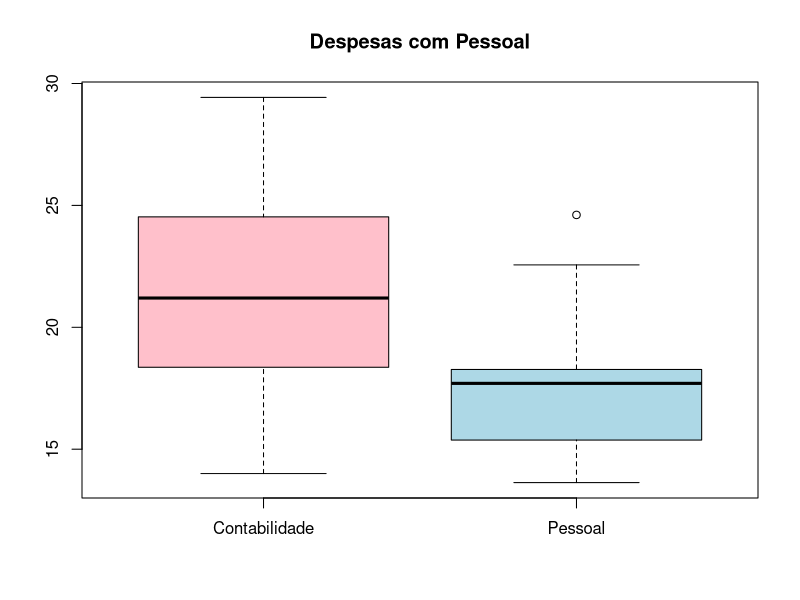

Write R code to recreate this figure.
# Set my working directory
setwd("/home/deborass/Documentos/R/")

# Import data
data <- read.csv(file = 'exer2.csv', colClasses=c(NA, NA, NA, NA))

Pessoal <- data.frame(data$Cont.Pessoal, data$Pess.Pessoal)

head(data)

# Boxplot
boxplot(Pessoal, col=c("pink", "light blue"), names = c("Contabilidade", "Pessoal"), main="Despesas com Pessoal")

#imprime em pdf
dev.print(pdf, file="Pessoal.pdf", width=8, height=8, pointsize=12)


